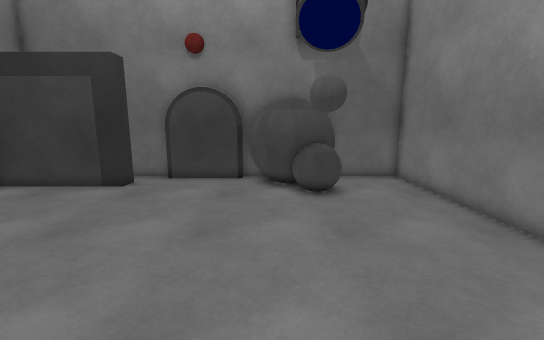
view 1 (above)

12 first-person views from a walk through a scene from a Unity 3-D project. The camera is 1.5 m above the floor, tilts 10° down and sees 90° across. The floor is counted in squares, 0.5 m on a side. Each view is taken from the middle of a square. On the plan, view 1 faces up. The plan holds only what a view shows up to about 20 squares ahead; the rest is blank. The place goes on beyond the plan. The player character is not drawn.

view 2
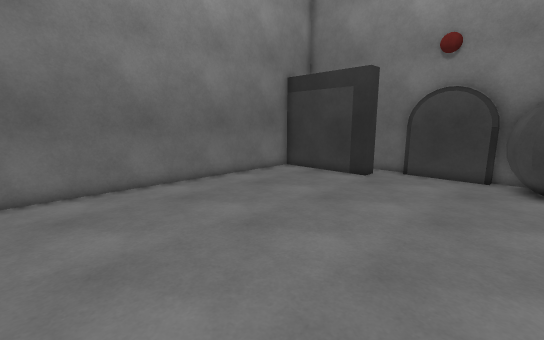

view 3
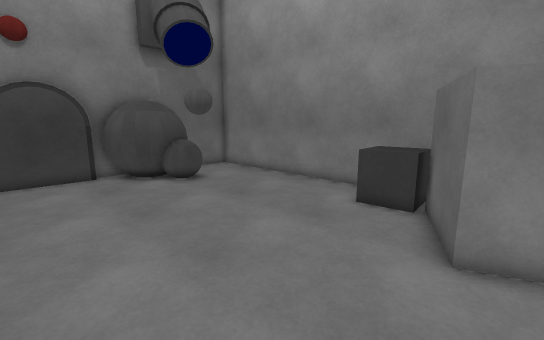

view 4
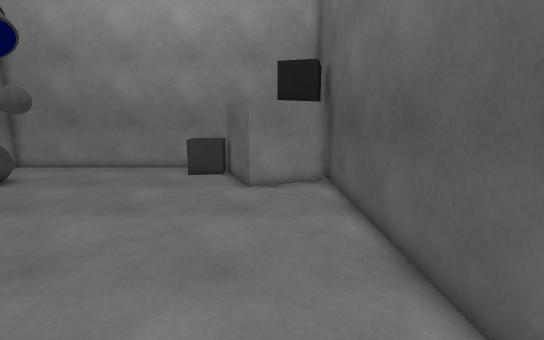

view 5
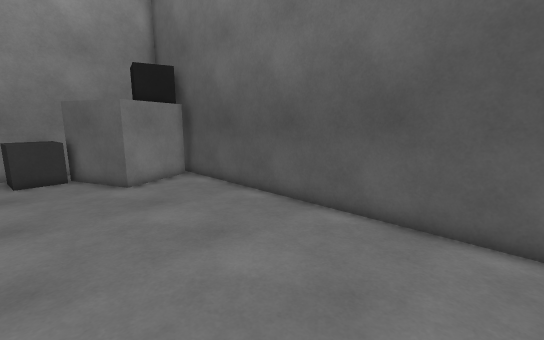

view 6
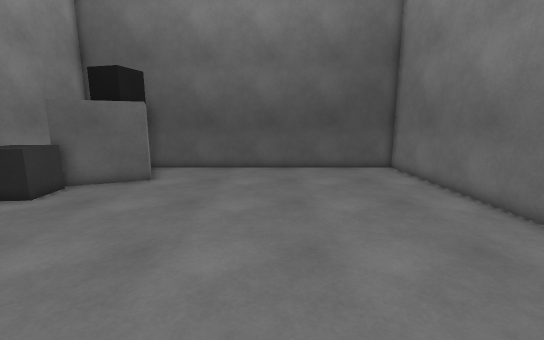

view 7
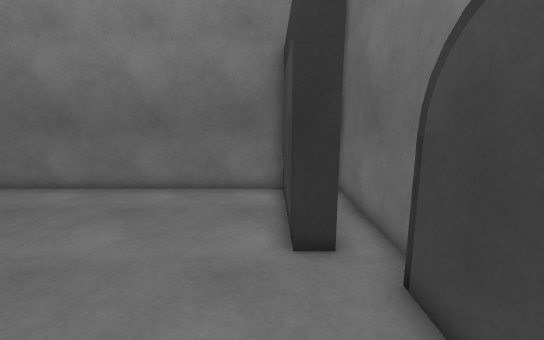

view 8
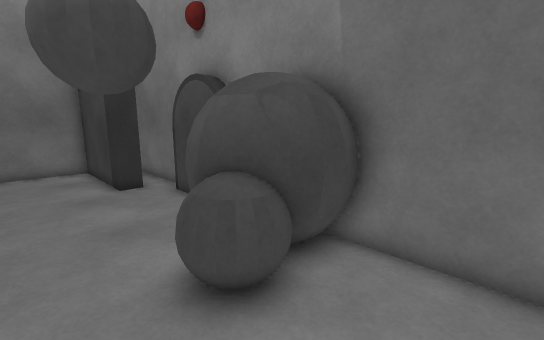

view 9
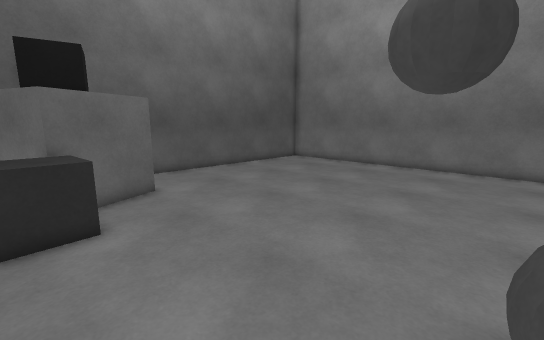

view 10
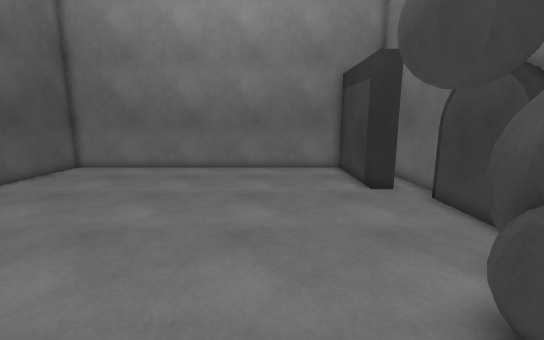

view 11
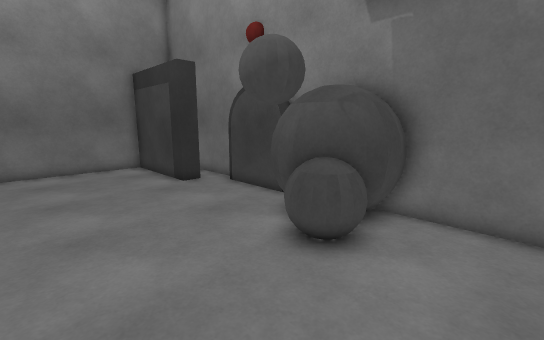

view 12
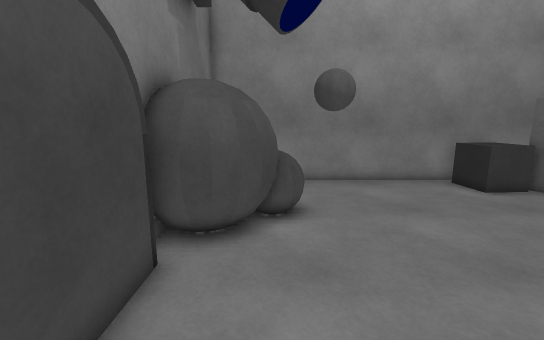

### Floor plan
Points are (right, up) in squares from view 1. A wall is a line through its corners. A room is listed if a view was taken in it or the views show most of it. See-through windows are left out.
Room 1 (views 1, 2, 3, 4, 5, 6, 7, 8, 9, 10, 11, 12)
walls: (-7, 13.6) (-7, 12.5) (-13, 12.5) (-13, -5) (5, -5); (-1.6, 14.4) (-5.6, 14.4); (-5.7, 15) (-13, 15); (7, -1.9) (7, 15) (2.5, 15)
objects: other object (1, -4) to (6, 3); ball (1, 11) to (3, 13)

Positions as (right, up) in squares from view 1, and headings:
1: (0, 0), facing up
2: (0, -2), facing up-left
3: (-5, -2), facing up-right
4: (-11, -2), facing right
5: (-12, 3), facing down-right
6: (-5, 13), facing down
7: (-1, 12), facing left
8: (6, 9), facing up-left
9: (6, 11), facing down-left
10: (5, 8), facing left
11: (6, 6), facing up-left
12: (-7, 12), facing right
